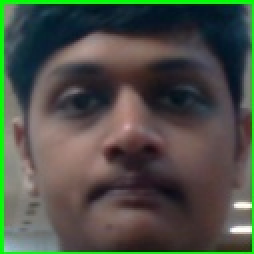
#> input picture images/Atharva.jpg, 127 x 127 px, given in place of the camera (shown 2 times larger)
$ python image_generator.py
#> lines starting #> are read from the running program, lines starting #| are printed output that depends on the picture; after the words box and inside, x2 and y2 are one past the last pixel; in counts of white or black regions, pixels touching at a corner belong together
#> the answer given: images/Atharva.jpg
# -*- coding: utf-8 -*-
"""
Created on Fri Dec 13 00:55:13 2019

@author: Unnikrishnan Menon
"""

import cv2
import imutils
from imutils.video import VideoStream
import os


def image_capture(name):
#> called with name = 'images/Atharva.jpg'
    n=0
    print('Press C to Capture...')
    detector=cv2.CascadeClassifier('haarcascade_frontalface_alt2.xml')
    vid=VideoStream(src=0).start()
    while True:
        frame=vid.read()
#> frame is the input picture: shape (127, 127, 3); mean B, G, R 70.8, 80.9, 76.9
        temp=frame.copy()
        frame=imutils.resize(frame, width=400)
#> frame: shape (400, 400, 3)
        rects=detector.detectMultiScale(cv2.cvtColor(frame, cv2.COLOR_BGR2GRAY), scaleFactor=1.1, minNeighbors=5, minSize=(30, 30))
#> rects = [[28, 23, 344, 344]]
        for (x, y, w, h) in rects:
            cv2.rectangle(frame,(x,y),(x+w,y+h),(0,255,0),2)
#> this loop made 1 pass
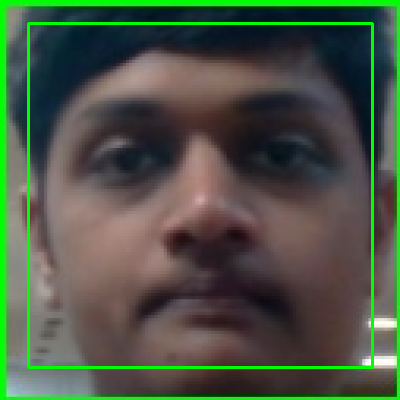
#> frame: shape (400, 400, 3); mean B, G, R 68.9, 85.6, 75.1
        cv2.imshow("Facial Recognition", frame)
        key=cv2.waitKey(1) & 0xFF
#> (key q is pressed here)
        if key==ord("c"):
            cv2.imwrite("./images/"+name+".jpg",frame[y:y+h,x:x+w])
            n+=1
        elif key==ord("q") or n==1:
            break
    print("{} Image has been stored in the dataset!".format(n))
    cv2.destroyAllWindows()
    vid.stop()

name = input('Enter the name of the person to Enroll : ')
image_capture(name)

$ run again, on images/Manasa.jpg
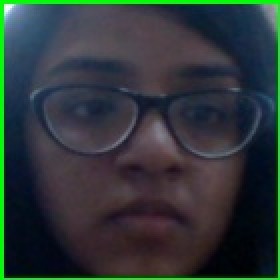
#> input picture images/Manasa.jpg, 140 x 140 px, given in place of the camera (shown 2 times larger)
#> in image_capture, frame is the input picture: shape (140, 140, 3); mean B, G, R 56.9, 55.8, 46.2
#> in image_capture, `frame=imutils.resize(frame, width=400)`:
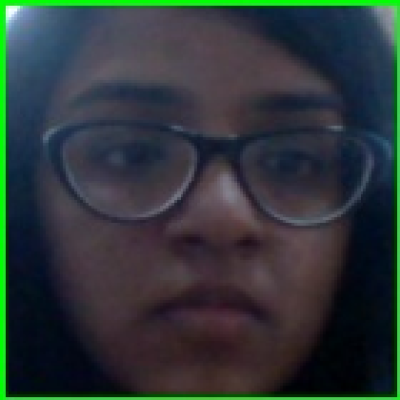
#> frame: shape (400, 400, 3); mean B, G, R 56.9, 55.7, 46.2
#> rects = [[25, 22, 353, 353]]
#> the loop in image_capture, `for (x, y, w, h) in rects:` made 1 pass
#> after the loop in image_capture, `for (x, y, w, h) in rects:`:
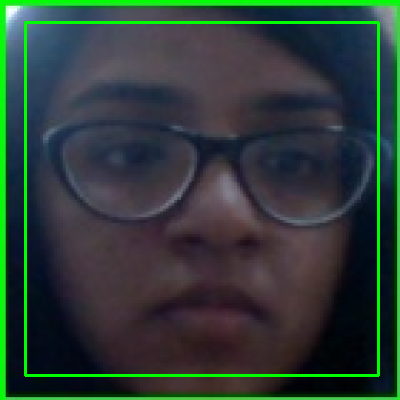
#> frame: shape (400, 400, 3); 2.64% of pixels changed, all inside (x1, y1, x2, y2) = (24, 21, 380, 377)

$ run again, on images/Unnikrishnan.jpg
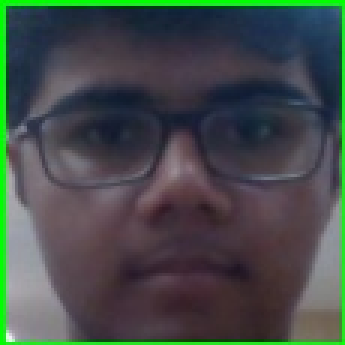
#> input picture images/Unnikrishnan.jpg, 115 x 115 px, given in place of the camera (shown 3 times larger)
#> in image_capture, frame is the input picture: shape (115, 115, 3); mean B, G, R 73.8, 76.3, 68.3
#> rects = [[28, 23, 352, 352]]
#> the loop in image_capture, `for (x, y, w, h) in rects:` made 1 pass
#> after the loop in image_capture, `for (x, y, w, h) in rects:`:
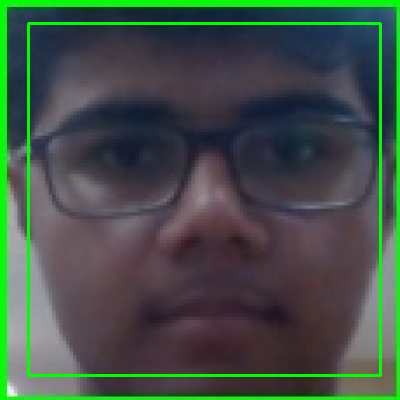
#> frame: shape (400, 400, 3); mean B, G, R 71.4, 81, 66.4
